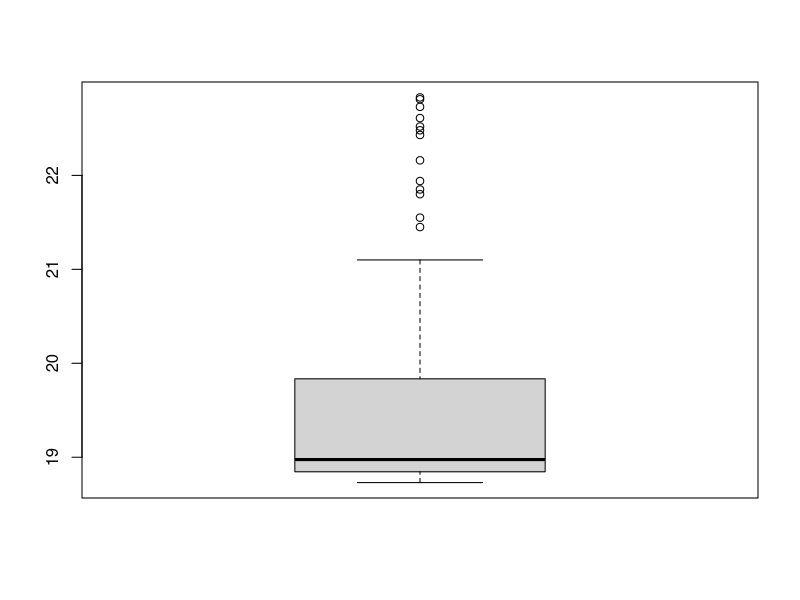
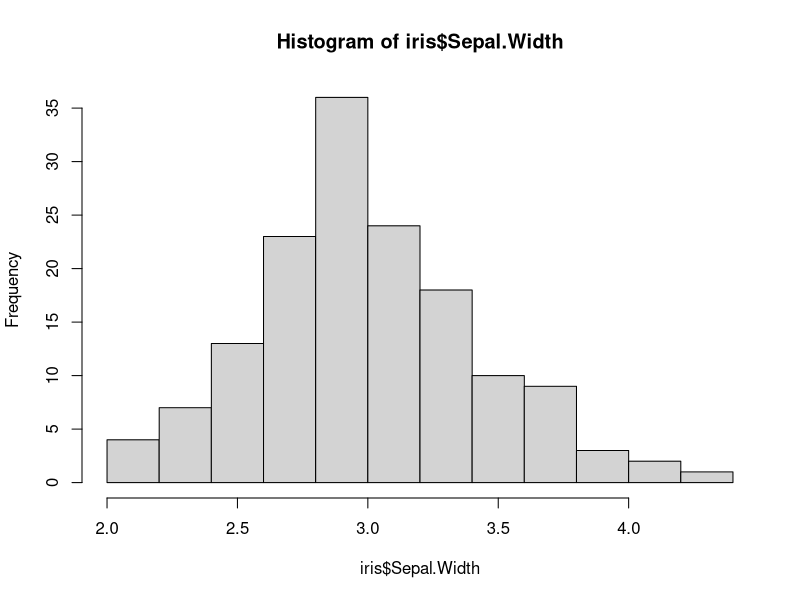
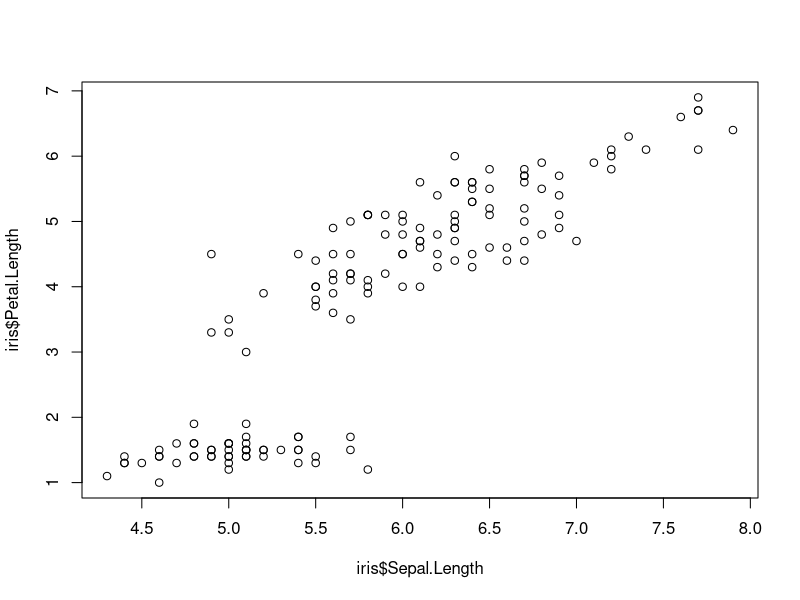

Source code (R) for these figures, in order:
## ---- chunk 1
#| code-fold: false
temperature <- c(18.81,18.73,18.92,18.87,18.76,18.79,18.87,18.84,18.89,18.89,
                 18.93,18.95,18.92,18.97,19.00,18.99,19.00,19.00,18.99,19.00,
                 18.98,18.97,18.97,18.97,18.97,18.98,18.96,18.94,18.94,18.91,
                 18.90,18.89,18.87,18.85,18.85,18.84,18.83,18.81,18.81,18.81,
                 18.81,18.81,18.80,18.79,18.80,18.79,18.79,18.78,18.77,18.78,
                 18.79,18.79,18.79,18.79,18.79,18.79,18.80,18.79,18.81,18.80,
                 18.81,18.81,18.82,18.84,18.87,18.89,18.89,18.91,18.96,19.02,
                 19.11,19.15,18.95,18.92,18.84,18.85,18.96,18.92,18.95,18.95,
                 18.91,19.00,19.02,19.06,19.05,19.47,19.32,19.05,19.66,19.57,
                 19.23,19.42,19.36,19.66,19.79,19.81,19.99,21.10,21.94,22.52,
                 22.81,22.43,22.16,21.55,21.80,21.02,21.85,21.45,22.48,22.73,
                 22.61,22.83,20.85,20.68,19.76,19.81,19.74,19.58,19.35,19.40,
                 19.75,19.76,19.85,19.82,19.86,20.08,20.06,19.85,20.04,19.90,
                 19.96,20.12,19.94,20.20,20.17,20.31,20.17,20.37,20.36,20.13)
## ---- chunk 2
length(temperature)
range(temperature)
summary(temperature)
boxplot(temperature)


# Celsius zu Fahrenheit: 
fahrenheit = (temperature * 9/5) + 32
fahrenheit

sort(temperature) # gibt die Werte sortiert zurueck
order(temperature) # gibt den Index der Werte sortiert zurueck

## ---- chunk 3
temperature[5]
temperature[length(temperature)]

temp_first_20 = temperature[seq(1,20)]
temp_low_30 = sort(temperature)[1:30]
## ---- chunk 4
temperature[temperature > 22]

sum(temperature == 18.79)
#oder
length(temperature[temperature == 18.79])
## ---- chunk 5
data(iris)
head(iris)
## ---- chunk 6

length(iris)
nrow(iris)
ncol(iris)
summary(iris)
summary(iris$Sepal.Length)
colnames(iris); names(iris)
## ---- chunk 7
vir = iris[iris$Species == "virginica",]
set_ver = iris[iris$Species == "setosa" | iris$Species == "versicolor",]
# oder
set_ver = iris[iris$Species != "virginica",]
# oder
set_ver = iris[iris$Species %in% c("setosa", "versicolor"),]


iris_half = iris[1:(nrow(iris)/2),]

iris_sepal = iris[iris$Sepal.Length > 5.5 & iris$Sepal.Length < 7,]

## ---- chunk 8
mean(vir$Sepal.Length)
hist(iris$Sepal.Width)

var(iris$Sepal.Width)
sd(iris$Sepal.Width)
plot(iris$Sepal.Length, iris$Petal.Length)
## ---- chunk 9
#| code-fold: false
# row 1, column 2
iris[1,2]

# the first row, empty means "everything"
iris[1,]

# the first 3 rows, column 3 and 4
iris[seq(3), c(3,4)]
## ---- chunk 10
#| code-fold: false
iris$Sepal.Length
